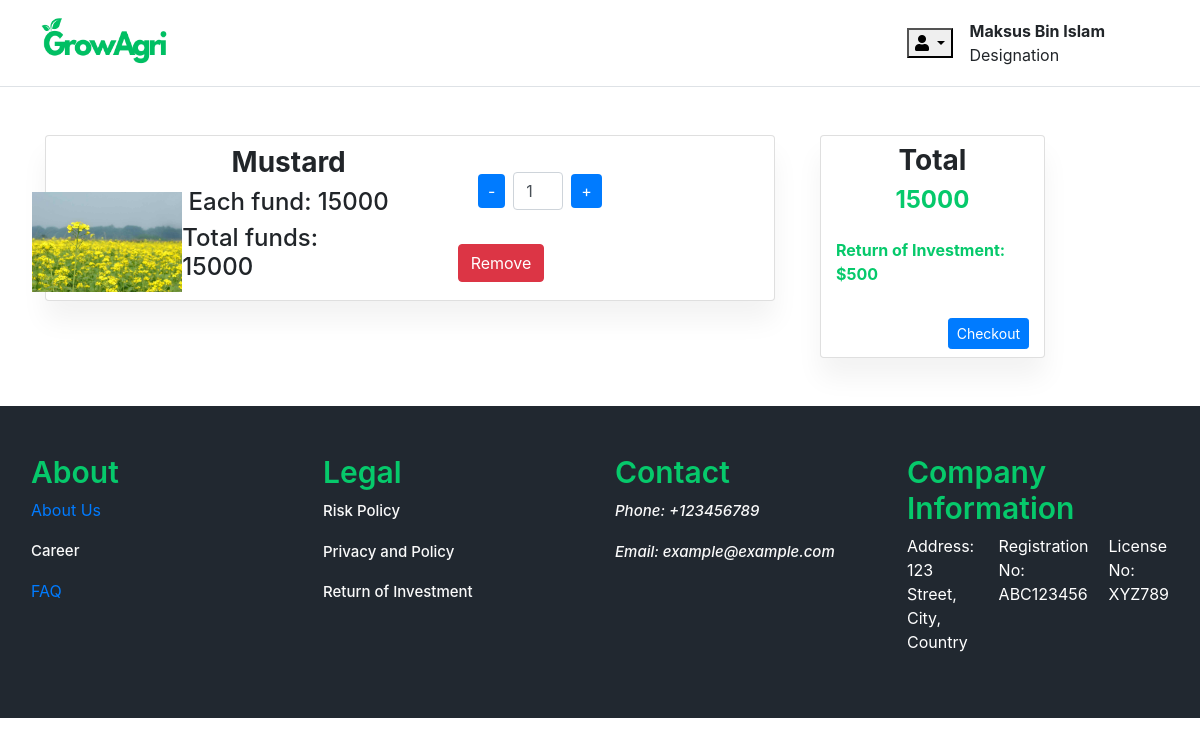
The page /cart/ (signed in) on the database as committed earlier.
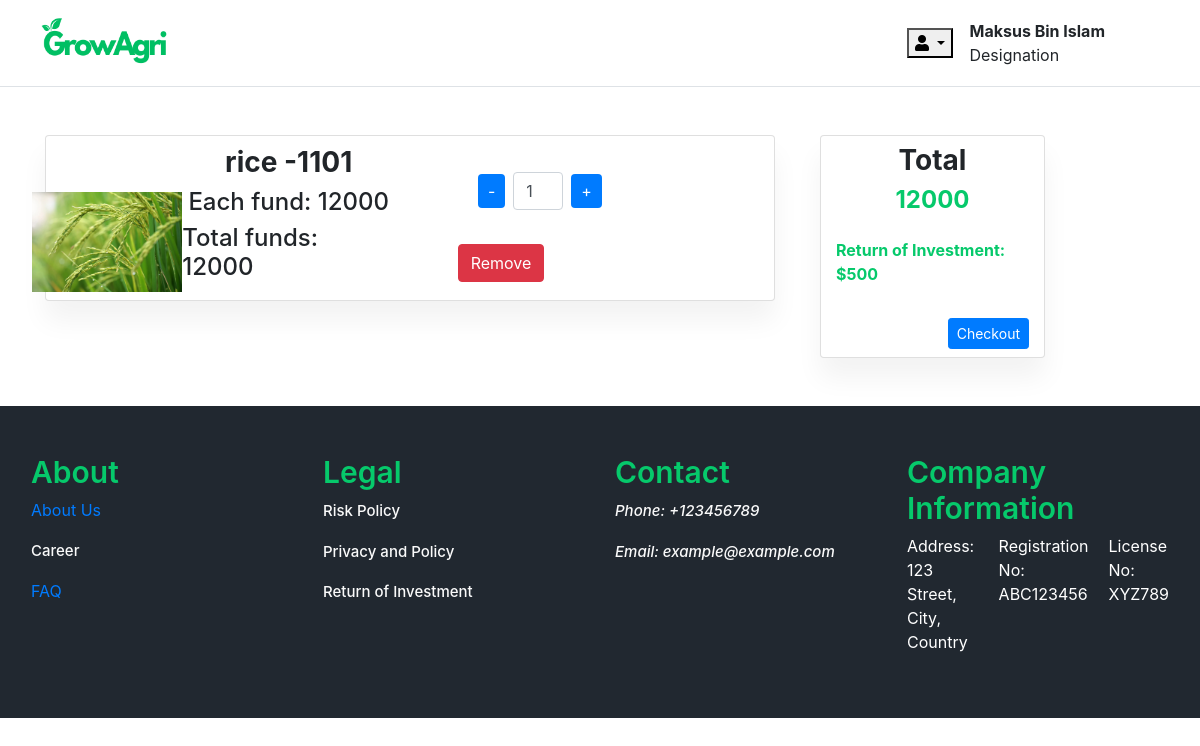
The same page on the database as committed later.
### carts/models.py (models this page shows, shortened)
class CartItem(models.Model):
    user = models.ForeignKey(Account, on_delete=models.CASCADE, null=True)
    product = models.ForeignKey(Farm, on_delete=models.CASCADE)
    cart    = models.ForeignKey(Cart, on_delete=models.CASCADE, null=True)
    quantity = models.IntegerField()
    is_active = models.BooleanField( default=True)
    def sub_total(self):
        return self.product.price * self.quantity

### farm/models.py (models this page shows, shortened)
class Farm(models.Model):
    farm_name = models.CharField(max_length=200, unique=True)
    slug = models.SlugField(max_length=200, unique=True, blank=True)
    description = models.TextField(max_length=500, blank=True)
    price = models.IntegerField()
    images = models.ImageField(upload_to='photos/farm')
    stock = models.IntegerField()
    is_available = models.BooleanField(default=True)
    category = models.ForeignKey(CropType, on_delete=models.CASCADE)
    created_date = models.DateTimeField(auto_now_add=True)
    modified_date = models.DateTimeField(auto_now=True)
    campaign_status = models.CharField(max_length=20, choices=[('draft', 'Draft'), ('active', 'Active'), ('completed', 'Completed')], default='draft')
    location = models.CharField(max_length=200, default='')  # Location of the farm
    duration = models.IntegerField(default=None, null=True, blank=True)
    custom_percentage = models.FloatField(validators=[MinValueValidator(0)], null=True, blank=True)

### carts/views.py (the view)
# urls.py: path('cart/', include('carts.urls')),
def cart(request, total=0, quantity=0, cart_items=None):
    try:
        if request.user.is_authenticated:
            cart_items = CartItem.objects.filter(user=request.user, is_active=True)
        else:
            cart = Cart.objects.get(cart_id=_cart_id(request))
            cart_items = CartItem.objects.filter(cart=cart, is_active=True)
        for cart_item in cart_items:
            total += (cart_item.product.price * cart_item.quantity)
            quantity += cart_item.quantity
    except ObjectDoesNotExist:
        pass
    context = {
        'total': total,
        'quantity': quantity,
        'cart_items': cart_items,
    }
    return render(request, 'farm/cart.html', context)

### carts/context_processors.py (called while the page is built)
def counter(request):
    cart_count = 0
    if 'admin' in request.path:
        return {}
    else:
        try:
            cart = Cart.objects.filter(cart_id=_cart_id(request))
            if request.user.is_authenticated:
                cart_items = CartItem.objects.all().filter(user=request.user)
            else:
                cart_items = CartItem.objects.filter(cart=cart[:1])
            for cart_item in cart_items:
                cart_count += cart_item.quantity
        except Cart.DoesNotExist:
            cart_count = 0
    return {'cart_count': cart_count}

### carts/views.py (called while the page is built)
def _cart_id(request):
    cart = request.session.session_key
    if not cart:
        cart = request.session.create()
    return cart

### projects/context_processors.py (called while the page is built)
def menu_links(request):
    links = CropType.objects.all()
    return dict(links=links)

### templates/farm/cart.html (shortened to what this page needs)
{% extends 'base.html' %}
{% load static %}
{% block content %}
  {% if not cart_items %}
    <br /><br /><br /><br /><br />
    <div class="container">
      <div class="row">
        <div class="col-md-12 text-center">
          <h2>Your project funding cart is empty</h2>
          <p>Fund projects and help small farmers</p>
          <a href="{% url 'farm' %}" class="btn btn-primary">Start Funding</a>
        </div>
      </div>
    </div>
    <br /><br /><br /><br /><br /> <br /><br /><br /><br /><br /> <br /><br /><br />
  {% else %}
    <div class="container">
      <div class="row">
        <div class="col-md-8">
          {% for cart_item in cart_items %}
            <div class="card my-5">
              <div class="container py-2">
                <div class="row gap-2">
                  <div class="container">
                    <div class="row">
                      <div class="col-md-2 col-sm-12 d-flex justify-content-center align-content-center mt-5">
                        <img src="{{ cart_item.product.images.url }}" height="100" width="200" alt="" />
                      </div>
                      <div class="col-md-4 col-sm-12 d-flex justify-content-center flex-column align-items-center">
                        <h3 class="fw-bold text-sm">{{ cart_item.product.farm_name }}</h3>
                        <h4 class="text-sm">Each fund: {{ cart_item.product.price }}</h4>
                        <h4 class="text-sm">Total funds: {{ cart_item.sub_total }}</h4>
                      </div>
                      <div class="col-md-3 col-sm-12 d-flex justify-content-center flex-column align-items-center">
                        <div class="col-md-6 quantity-input">
                          <a href="{% url 'remove_cart' cart_item.product.id %}" class="btn btn-secondary minus-btn">-</a>
                          <input type="text" class="form-control mx-2 quantity" value="{{ cart_item.quantity }}" style="display: inline-block; width: 50px;" />
                          <a href="{% url 'add_cart' cart_item.product.id %}" class="btn btn-secondary plus-btn">+</a>
                        </div>
                        <a href="{% url 'remove_cart_item' cart_item.product.id %}" class="btn btn-danger remove-btn mt-3" onclick="return confirm('Are you sure upu want to remove this project?')">Remove</a>
                      </div>
                    </div>
                  </div>
                </div>
              </div>
            </div>
          {% endfor %}
        </div>
        <div class="col-md-3">
          <div class="container">
            <div class="row">
              <div class="col-md-12">
                <div class="card my-5">
                  <div class="container py-2">
                    <div class="row">
                      <div class="col-md- col-sm-12 d-flex justify-content-center flex-column align-items-center">
                        <h3 class="fw-bold">Total</h3>
                        <h4 class="fw-bold text_color" id="total">{{ total }}</h4>
                      </div>
                    </div>
                    <div class="row mt-3">
                      <div class="col-md-12">
                        <p class="fw-bold text_color">Return of Investment: $500</p>
                      </div>
                    </div>
                    <div class="row mt-3">
                      <div class="col-md-12 d-flex justify-content-end">
                        <a href="{% url 'checkout' %}" class="btn btn-sm btn-primary">Checkout</a>
                      </div>
                    </div>
                  </div>
                </div>
              </div>
            </div>
          </div>
        </div>
      </div>
    </div>
  {% endif %}
{% endblock %}

Rows that differ between the two databases and show on the page:
removed CartItem: product.images (picture), product.farm_name "Mustard", product.price "15000", sub_total "15000", quantity "1"
added CartItem: product.images (picture), product.farm_name "rice -1101", product.price "12000", sub_total "12000", quantity "1"
Other text that changed with them:
{{ total }}: "15000" → "12000"
